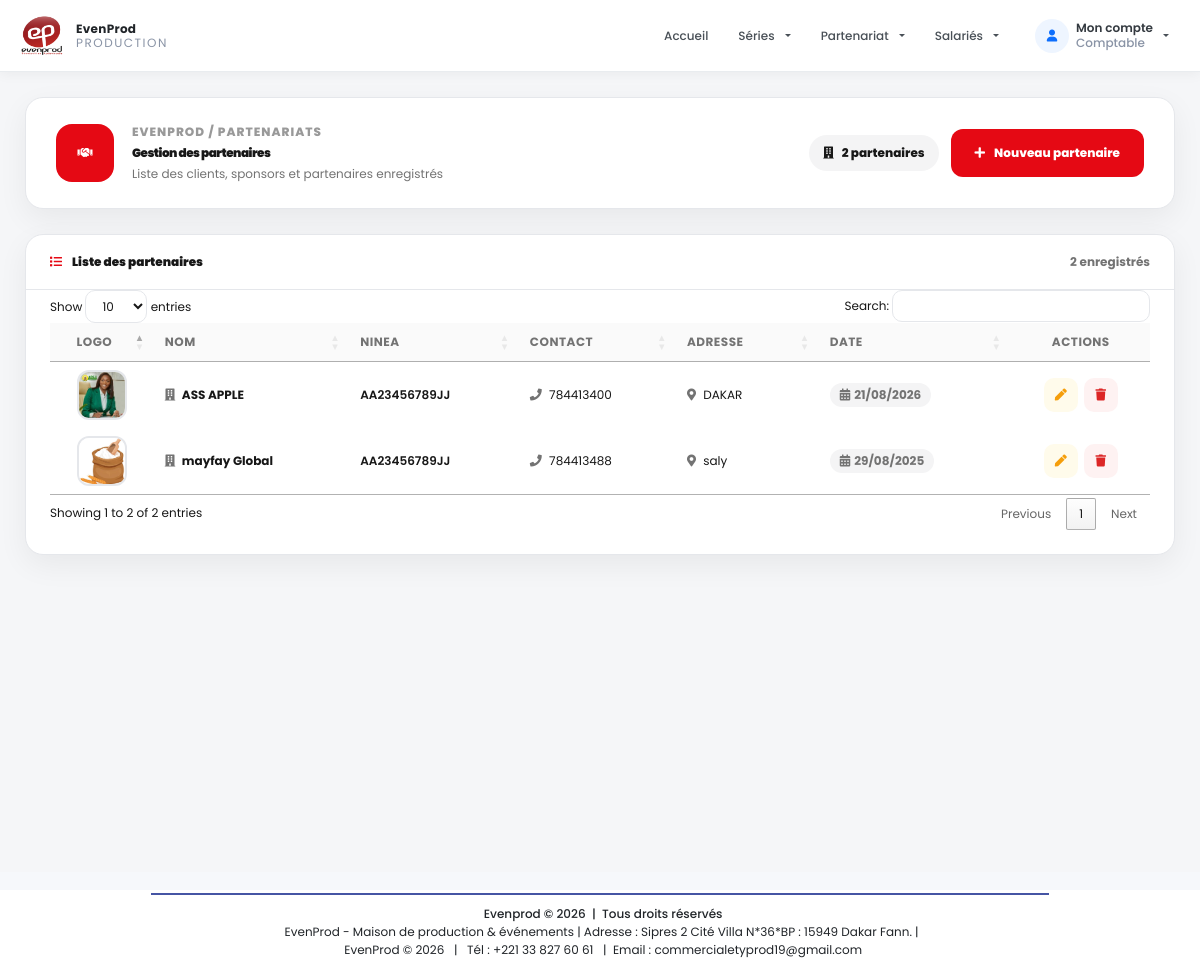
/pages/sponsors/listes.php (signed in), run on the app's committed database.
### tables this page shows
CREATE TABLE IF NOT EXISTS `clients` (
  `id` int NOT NULL AUTO_INCREMENT,
  `projet_id` int DEFAULT NULL,
  `nom` varchar(150) NOT NULL,
  `ninea` varchar(255) NOT NULL,
  `contact` varchar(100) DEFAULT NULL,
  `adresse` varchar(255) DEFAULT NULL,
  `email` varchar(150) DEFAULT NULL,
  `logo` varchar(255) DEFAULT NULL,
  `created_at` datetime NOT NULL DEFAULT CURRENT_TIMESTAMP,
  PRIMARY KEY (`id`),
  KEY `projet_id` (`projet_id`)
);

### config/fonction.php (called while the page is built, shortened)
<?php
function getClients($connexion)
{
    $sql = 'SELECT id, ninea, nom, logo, email, contact, adresse, created_at
            FROM clients
            ORDER BY id DESC';
    $result = mysqli_query($connexion, $sql);
    $clients = [];
    if ($result && mysqli_num_rows($result) > 0) {
        while ($row = mysqli_fetch_assoc($result)) {
            $clients[] = $row;
        }
    }
    return $clients;
}
?>

### pages/sponsors/listes.php (the view, shortened to what this page needs)
<?php
include '../../config/fonction.php';
$clients = getClients($connexion);
?>
<?php include '../../includes/header.php'; ?>
<head>
    <link rel="stylesheet" href="https://cdnjs.cloudflare.com/ajax/libs/font-awesome/5.15.4/css/all.min.css">
    <link rel="stylesheet" href="https://cdn.datatables.net/1.13.6/css/jquery.dataTables.min.css">
    <link rel="stylesheet" href="https://cdn.datatables.net/responsive/2.5.0/css/responsive.dataTables.min.css">
</head>
<section class="partenaires-page">
    <div class="partenaires-container">
        <header class="partenaires-header">
            <div class="partenaires-header-left">
                <div class="partenaires-header-icon">
                    <i class="fas fa-handshake"></i>
                </div>
                <div>
                    <div class="partenaires-breadcrumb">
                        EVENPROD / PARTENARIATS
                    </div>
                    <h1>Gestion des partenaires</h1>
                    <p>Liste des clients, sponsors et partenaires enregistrés</p>
                </div>
            </div>
            <div class="header-actions">
                <span class="header-count">
                    <i class="fas fa-building"></i>
                    <?= count($clients) ?> partenaire<?= count($clients) > 1 ? 's' : '' ?>
                </span>
                <a href="add_spon" class="btn-add">
                    <i class="fas fa-plus"></i>
                    Nouveau partenaire
                </a>
            </div>
        </header>
        <div class="table-card">
            <div class="table-card-header">
                <h2>
                    <i class="fas fa-list"></i>
                    Liste des partenaires
                </h2>
                <span><?= count($clients) ?> enregistré<?= count($clients) > 1 ? 's' : '' ?></span>
            </div>
            <div class="table-responsive">
                <?php if (!empty($clients)): ?>
                <table class="partenaires-table" id="partenairesTable">
                    <thead>
                        <tr>
                            <th style="text-align:center; width:70px;">Logo</th>
                            <th>Nom</th>
                            <th>NINEA</th>
                            <th>Contact</th>
                            <th>Adresse</th>
                            <th>Date</th>
                            <th style="text-align:center; width:120px;">Actions</th>
                        </tr>
                    </thead>
                    <tbody>
                        <?php foreach ($clients as $cl): ?>
                        <tr>
                            <td data-label="Logo" class="logo-cell">
                                <?php if (!empty($cl['logo']) && file_exists('../../uploads/logos/' . $cl['logo'])): ?>
                                <img src="../../uploads/logos/<?= htmlspecialchars($cl['logo']) ?>"
                                     alt="<?= htmlspecialchars($cl['nom']) ?>"
                                     class="logo-img">
                                <?php else: ?>
                                <span class="logo-placeholder-cell">
                                    <i class="fas fa-building"></i>
                                </span>
                                <?php endif; ?>
                            </td>
                            <td data-label="Nom">
                                <a href="#" class="client-name">
                                    <i class="fas fa-building"></i>
                                    <?= htmlspecialchars($cl['nom']) ?>
                                </a>
                            </td>
                            <td data-label="NINEA">
                                <span style="font-weight:600; font-size:12px;">
                                    <?= htmlspecialchars($cl['ninea']) ?>
                                </span>
                            </td>
                            <td data-label="Contact">
                                <i class="fas fa-phone" style="color:var(--muted); font-size:11px; margin-right:4px;"></i>
                                <?= htmlspecialchars($cl['contact']) ?>
                            </td>
                            <td data-label="Adresse">
                                <i class="fas fa-map-marker-alt" style="color:var(--muted); font-size:11px; margin-right:4px;"></i>
                                <?= htmlspecialchars($cl['adresse'] ?? 'Non définie') ?>
                            </td>
                            <td data-label="Date">
                                <span class="badge-date">
                                    <i class="fas fa-calendar-alt"></i>
                                    <?= date('d/m/Y', strtotime($cl['created_at'])) ?>
                                </span>
                            </td>
                            <td data-label="Actions" style="text-align:center;">
                                <div class="action-group">
                                    <a href="add_spon?id=<?= htmlspecialchars($cl['id']) ?>"
                                       class="btn-action edit" title="Modifier">
                                        <i class="fas fa-pen"></i>
                                    </a>
                                    <a href="<?= $url_base ?>public/appManager/delete.php?table=clients&id=<?= htmlspecialchars($cl['id']) ?>&redirect=<?= $url_base ?>pages/sponsors/listes"
                                       class="btn-action delete"
                                       onclick="return confirm('Voulez-vous vraiment supprimer ce partenaire ?')"
                                       title="Supprimer">
                                        <i class="fas fa-trash"></i>
                                    </a>
                                </div>
                            </td>
                        </tr>
                        <?php endforeach; ?>
                    </tbody>
                </table>
                <?php endif; ?>
            </div>
        </div>
    </div>
</section>
<?php include '../../includes/footer.php'; ?>

### includes/header.php (style rules this page uses)
* { box-sizing: border-box; }
* { font-size: 12px !important; }
body { margin: 0; padding: 0; font-family: 'Poppins', sans-serif; background-color: #f6f8fb; color: #343a40; }

### pages/sponsors/listes.php (style rules this page uses)
:root { --primary: #171717; --primary-hover: #000; --accent: #e50914; --accent-hover: #b20710; --background: #f5f6f8; --white: #ffffff; --text: #171717; --muted: #737373; --border: #e5e7eb; --success: #16a34a; --danger: #dc2626; --warning: #f59e0b; --info: #3b82f6; --radius: 18px; --shadow: 0 10px 30px rgba(0, 0, 0, .06); }
.partenaires-page { min-height: 100vh; background: var(--background); padding: 25px 0 50px; color: var(--text); }
.partenaires-container { max-width: 1500px; margin: auto; padding: 0 25px; }
.partenaires-header { background: var(--white); border: 1px solid var(--border); border-radius: var(--radius); padding: 25px 30px; margin-bottom: 25px; display: flex; align-items: center; justify-content: space-between; gap: 20px; box-shadow: var(--shadow); }
.partenaires-header-left { display: flex; align-items: center; gap: 18px; }
.partenaires-header-icon { width: 58px; height: 58px; flex: 0 0 58px; border-radius: 16px; background: var(--accent); color: white; display: flex; align-items: center; justify-content: center; font-size: 23px; }
.partenaires-breadcrumb { font-size: 11px; font-weight: 800; letter-spacing: 1px; color: #999; margin-bottom: 5px; }
.partenaires-header h1 { margin: 0; font-size: 25px; font-weight: 900; letter-spacing: -.5px; }
.partenaires-header p { margin: 5px 0 0; color: var(--muted); font-size: 14px; }
.header-actions { display: flex; align-items: center; gap: 12px; }
.btn-add { height: 48px; padding: 0 24px; border-radius: 12px; border: 0; background: var(--accent); color: white; display: inline-flex; align-items: center; gap: 9px; font-size: 12px; font-weight: 800; text-decoration: none; cursor: pointer; transition: .2s; }
.header-count { display: inline-flex; align-items: center; gap: 8px; padding: 9px 14px; border-radius: 30px; background: #f4f4f5; font-size: 12px; font-weight: 800; }
.table-card { background: var(--white); border: 1px solid var(--border); border-radius: var(--radius); box-shadow: var(--shadow); overflow: hidden; }
.table-card-header { padding: 18px 24px; border-bottom: 1px solid var(--border); display: flex; align-items: center; justify-content: space-between; }
.table-card-header h2 { margin: 0; font-size: 15px; font-weight: 900; display: flex; align-items: center; gap: 10px; }
.table-card-header h2 i { color: var(--accent); }
.table-card-header span { font-size: 12px; color: var(--muted); font-weight: 700; }
.table-responsive { padding: 0 24px 24px; overflow-x: auto; }
.partenaires-table { width: 100%; border-collapse: collapse; font-size: 13px; }
.partenaires-table thead { background: #fafafa; border-bottom: 2px solid var(--border); }
.partenaires-table thead th { padding: 14px 16px; text-align: left; font-size: 10px; font-weight: 800; text-transform: uppercase; letter-spacing: 0.5px; color: var(--muted); }
.partenaires-table tbody tr { border-bottom: 1px solid var(--border); transition: background .15s; }
.partenaires-table tbody tr:last-child { border-bottom: 0; }
.partenaires-table tbody td { padding: 12px 16px; vertical-align: middle; }
.logo-cell { text-align: center; }
.logo-img { width: 50px; height: 50px; border-radius: 12px; object-fit: cover; border: 2px solid var(--border); background: #fafafa; transition: .2s; }
.client-name { font-weight: 700; color: var(--text); text-decoration: none; transition: .2s; }
.client-name i { color: var(--muted); font-size: 11px; margin-right: 4px; }
.badge-date { display: inline-flex; align-items: center; gap: 4px; padding: 3px 10px; border-radius: 12px; background: #f4f4f5; font-size: 10px; font-weight: 700; color: var(--muted); }
.badge-date i { font-size: 9px; }
.action-group { display: flex; align-items: center; gap: 6px; justify-content: center; }
.btn-action { width: 34px; height: 34px; border-radius: 10px; border: 0; display: inline-flex; align-items: center; justify-content: center; font-size: 13px; text-decoration: none; transition: .2s; cursor: pointer; background: transparent; }
.btn-action.edit { color: var(--warning); background: #fffbeb; }
.btn-action.delete { color: var(--danger); background: #fef2f2; }

### data on the page
clients: logo (picture), nom "ASS APPLE", ninea "AA23456789JJ", contact "784413400", adresse "DAKAR", created_at "21/08/2026"
clients: logo (picture), nom "mayfay Global", ninea "AA23456789JJ", contact "784413488", adresse "saly", created_at "29/08/2025"

### other printed values
$role "Comptable"
count($clients) "2"
